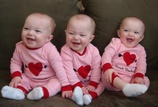
#> input picture face_app/face_app/data/test3.jpg, 158 x 107 px, shrunk from 1296 x 880 before the run
$ python __init__.py
#> lines starting #> are read from the running program, lines starting #| are printed output that depends on the picture; after the words box and inside, x2 and y2 are one past the last pixel; in counts of white or black regions, pixels touching at a corner belong together
import numpy as np
import cv2
import matplotlib as plt
import matplotlib.pyplot


def convertToRGB(img):
    return cv2.cvtColor(img, cv2.COLOR_BGR2RGB)

# load cascade classifier training file for haarcascade
haar_face_cascade = cv2.CascadeClassifier('data/haarcascade_frontalface_alt.xml')


def detect_faces(f_cascade, colored_img, scaleFactor=1.1):
    img_copy = np.copy(colored_img)
    # convert the test image to gray image as opencv face detector expects gray images
    gray = cv2.cvtColor(img_copy, cv2.COLOR_BGR2GRAY)

    # let's detect multiscale (some images may be closer to camera than others) images
    faces = f_cascade.detectMultiScale(gray, scaleFactor=scaleFactor, minNeighbors=5);

    # go over list of faces and draw them as rectangles on original colored img
    for (x, y, w, h) in faces:
        cv2.rectangle(img_copy, (x, y), (x + w, y + h), (0, 255, 0), 2)

    blur_faces(img_copy, faces)

    return img_copy

def blur_faces(image, faces):
    for (x, y, w, h) in faces:
        roi = image[y:y+h, x:x+w]
        # applying a gaussian blur over this new rectangle area
        roi = cv2.GaussianBlur(roi, (43, 43), 30)
        # impose this blurred image on original image to get final image
        image[y:y+roi.shape[0], x:x+roi.shape[1]] = roi


test2 = cv2.imread('data/test3.jpg')
#> test2 is the input picture: shape (107, 158, 3); mean B, G, R 89.9, 89.5, 123.2

# call our function to detect faces
faces_detected_img = detect_faces(haar_face_cascade, test2)
#> in detect_faces, `gray = cv2.cvtColor(img_copy, cv2.COLOR_BGR2GRAY)`:
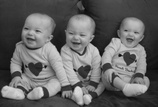
#> gray: shape (107, 158); min 6, max 223, mean 99.6
#> in detect_faces, `faces = f_cascade.detectMultiScale(gray, scaleFactor=scaleFactor, minN..`: faces = ()

# convert image to RGB and show image
plt.pyplot.imshow(convertToRGB(faces_detected_img))
plt.pyplot.show()

# load another image
test2 = cv2.imread('data/test4.jpg')
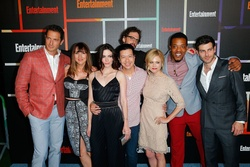
#> input picture face_app/face_app/data/test4.jpg, 250 x 167 px, shrunk from 2048 x 1365 before the run
#> test2 is the input picture: shape (167, 250, 3); mean B, G, R 77, 78.7, 95.3

# call our function to detect faces
faces_detected_img = detect_faces(haar_face_cascade, test2)
#> call 2 of detect_faces, with scaleFactor = 1.1
#> in detect_faces (call 2), `gray = cv2.cvtColor(img_copy, cv2.COLOR_BGR2GRAY)`:
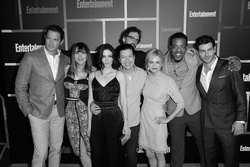
#> gray: shape (167, 250); min 0, max 254, mean 83.5
#> in detect_faces (call 2), `faces = f_cascade.detectMultiScale(gray, scaleFactor=scaleFactor, minN..`: faces = [[196, 42, 22, 22]]
#> the loop in detect_faces (call 2), `for (x, y, w, h) in faces:` made 1 pass
#> after the loop in detect_faces (call 2), `for (x, y, w, h) in faces:`:
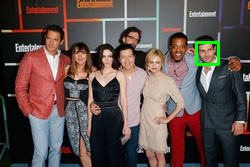
#> img_copy: shape (167, 250, 3); 0.62% of pixels changed, all inside (x1, y1, x2, y2) = (195, 41, 220, 66)
#> the loop in blur_faces (call 2), `for (x, y, w, h) in faces:` made 1 pass
#> pass 1, in blur_faces (call 2), `roi = cv2.GaussianBlur(roi, (43, 43), 30)`:
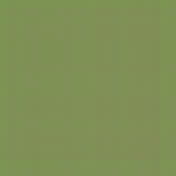
#> roi: shape (22, 22, 3) (shown 8 times larger); mean B, G, R 85.8, 144.2, 127.8

# convert image to RGB and show image
plt.pyplot.imshow(convertToRGB(faces_detected_img))

test2 = cv2.imread('data/test4.jpg')

# call our function to detect faces
faces_detected_img = detect_faces(haar_face_cascade, test2, scaleFactor=1.2)

# convert image to RGB and show image
plt.pyplot.imshow(convertToRGB(faces_detected_img))

testx = cv2.imread('data/test10.jpeg')
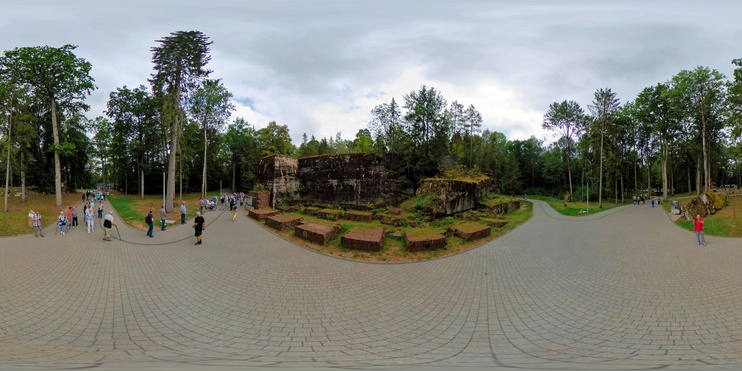
#> input picture face_app/face_app/data/test10.jpeg, 742 x 371 px, shrunk from 6080 x 3040 before the run
#> testx is the input picture: shape (371, 742, 3); mean B, G, R 121.1, 129.4, 127.7
faces_detected_img_x = detect_faces(haar_face_cascade, testx)
#> call 4 of detect_faces, with scaleFactor = 1.1
#> in detect_faces (call 4), `gray = cv2.cvtColor(img_copy, cv2.COLOR_BGR2GRAY)`:
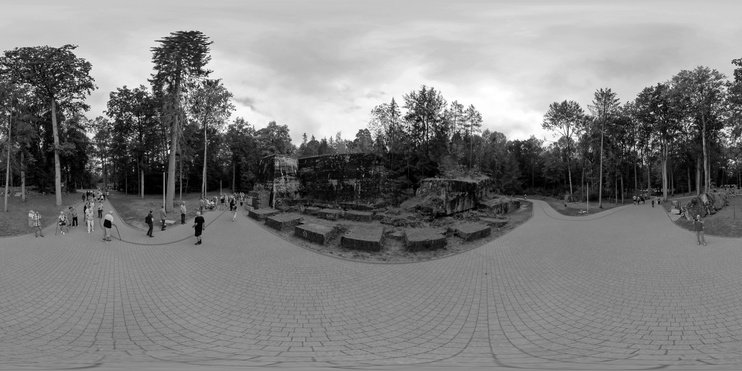
#> gray: shape (371, 742); min 0, max 255, mean 127.9
plt.pyplot.imshow(convertToRGB(faces_detected_img_x))
plt.pyplot.show()

testx2 = cv2.imread('data/test11.jpeg')
#> (the run stopped early here; a loop or call above may not have finished)
